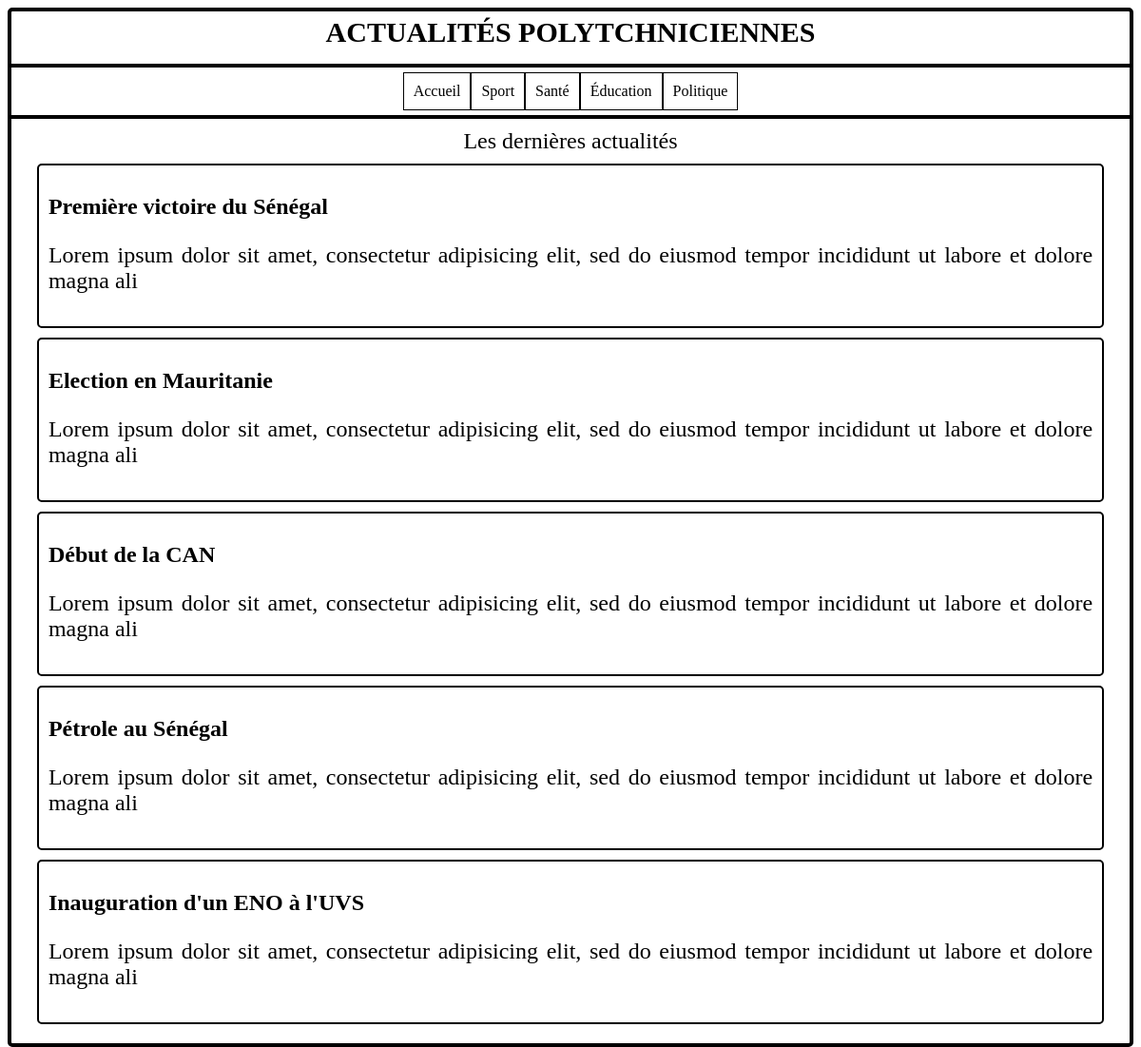
The page / on the database its author committed.
### tables this page shows
CREATE TABLE Article(
	id int primary key auto_increment,
	titre varchar(255),
	contenu text,
	dateCreation datetime DEFAULT NOW(),
	dateModification datetime DEFAULT NOW(),
	categorie int
) ENGINE InnoDB DEFAULT;

### rules.php (called while the page is built, shortened)
<?php
function get_all_articles($connexion)
{
    $sql = 'SELECT * FROM Article';
    $result = mysqli_query($connexion, $sql);
    if (mysqli_num_rows($result) > 0) {
        $array_of_elements = [];
        while ($row = mysqli_fetch_assoc($result)) {
            $array_of_elements[] = $row;
        }
        return $array_of_elements;
    }
}
?>

### index.php (the view, shortened to what this page needs)
<?php
require 'rules.php';
if (isset($_GET['pattern'])) {
    $array_of_elements = get_specify_articles($connexion, $_GET['pattern']);
} elseif (isset($_GET['id'])) {
    $specific_article = get_specify_article($connexion, $_GET['id']);
} else {
    $array_of_elements = get_all_articles($connexion);
}
?>
<html lang="en">
  <head>
  </head>
  <body>
    <div class="container">
      <div class="first">Actualités Polytchniciennes</div>
      <div class="navbar">
        <div><a href="./index.php">Accueil</a></div>
        <div><a href="./index.php?pattern=Sport">Sport</a></div>
        <div><a href="./index.php?pattern=Santé">Santé</a></div>
        <div><a href="./index.php?pattern=Education">Éducation</a></div>
        <div><a href="./index.php?pattern=Politique">Politique</a></div>
      </div>
      <div class="info">
        <div id="solo">Les dernières actualités</div>
          <?php if ($array_of_elements !== null) {
              foreach ($array_of_elements as $element) {
                  $title = $element['titre'];
                  $contain = $element['contenu'];
                  $longueurMax = 120;
                  $debutTexte = substr($contain, 0, $longueurMax);
                  $id = $element['id'];
                  echo "<div class='element'>
                 <a href=\"./index.php?id=$id\">
                <h2>$title</h2>
                <p>$debutTexte</p>
                </a>
                </div>";
              }
          } ?>
      </div>
    </div>
  </body>
</html>

### index.php (style rules this page uses)
html, body { height: 99%; }
.container { min-height: 100%; border: 4px solid black; border-radius: 5px; }
.first { height: 50px; border-bottom: 4px solid black; text-align: center; text-transform: uppercase; font-size: 30px; font-weight: 900; padding-top: 5px; }
.navbar { display: flex; align-items: center; justify-content:center; border-bottom: 4px solid black; }
.navbar div { border: 1px solid black; margin-top: 5px; margin-bottom: 5px; padding: 10px; }
.navbar a { text-decoration: none; color: black; }
.info { position: relative; padding: 10px; }
#solo { text-align: center; font-size: x-large; }
.element { width: 95%; border: 2px solid black; border-radius: 5px; margin: 10px auto; text-align: justify; padding: 10px; }
.element a { text-decoration: none; color: black; }
p { font-size: x-large; }

### rows shown on the page
article: titre "Première victoire du Sénégal", contenu "Lorem ipsum dolor sit amet, consectetur adipisicing elit, sed do eiusmod tempor incididunt ut labore et dolore magna ali"
article: titre "Election en Mauritanie", contenu "Lorem ipsum dolor sit amet, consectetur adipisicing elit, sed do eiusmod tempor incididunt ut labore et dolore magna ali"
article: titre "Début de la CAN", contenu "Lorem ipsum dolor sit amet, consectetur adipisicing elit, sed do eiusmod tempor incididunt ut labore et dolore magna ali"
article: titre "Pétrole au Sénégal", contenu "Lorem ipsum dolor sit amet, consectetur adipisicing elit, sed do eiusmod tempor incididunt ut labore et dolore magna ali"
article: titre "Inauguration d'un ENO à l'UVS", contenu "Lorem ipsum dolor sit amet, consectetur adipisicing elit, sed do eiusmod tempor incididunt ut labore et dolore magna ali"
